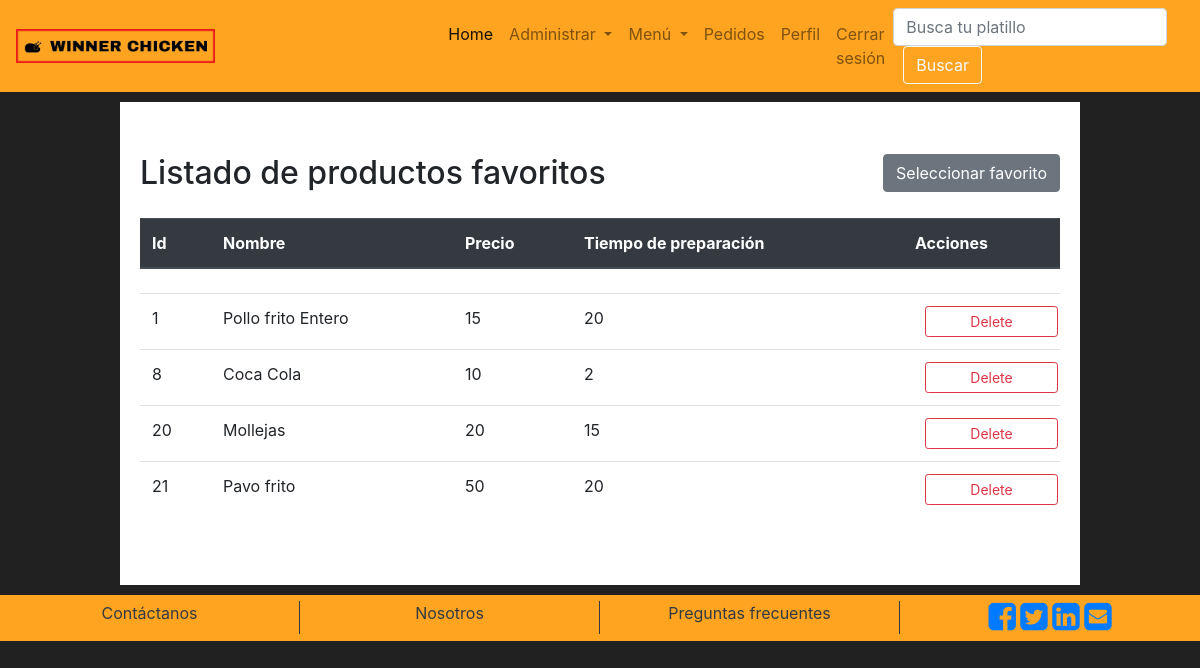
/platillosfav.php (signed in), run on the app's committed database.
### tables this page shows
CREATE TABLE `favoritos` (
  `id_favorito` int(11) NOT NULL,
  `id_platillo` int(11) NOT NULL,
  `tipo` enum('top','favorito') NOT NULL
);

CREATE TABLE `producto` (
  `id_producto` int(11) NOT NULL,
  `nombre` varchar(50) NOT NULL,
  `descripcion` varchar(1500) NOT NULL,
  `precio` int(11) NOT NULL,
  `tiempo_preparacion` int(11) NOT NULL,
  `imagen` longblob NOT NULL,
  `tipo_imagen` varchar(6) NOT NULL
);

### platillosfav.php (the view, shortened to what this page needs)
<!DOCTYPE html>
<html lang="en">
<head>
    <link rel="stylesheet" href="https://stackpath.bootstrapcdn.com/bootstrap/4.4.1/css/bootstrap.min.css">
    <link rel="stylesheet" href="https://cdnjs.cloudflare.com/ajax/libs/font-awesome/4.7.0/css/font-awesome.min.css">
    <link rel="stylesheet" href="css/main.css">
</head>
<body>
<?php
          include "header.php"
            ?>
  <div >
    <div class="register">
    <div class="padd">
    <h2 class=" float-left">Listado de productos favoritos</h2>
      <a class="btn btn-secondary float-right" href="updateF.php"> Seleccionar favorito</a>
    </div>
      <div class="adapt-table padd">
      <table class="table">
          <thead class="thead-dark">
            <tr>
              <th >Id </th>
              <th >Nombre</th>
              <th >Precio</th>
              <th >Tiempo de preparación</th>
              <th> Acciones</th>
            </tr>
          </thead>
          <tbody>
              <th scope="row">
              </th>
              <?php
                  include "php/conexion.php";
                  $stmt = $pdo->prepare('SELECT * FROM restaurante.favoritos INNER JOIN restaurante.producto on favoritos.id_platillo=producto.id_producto where tipo ="favorito"');
                  $stmt->execute();
                  $resultado=$stmt->fetchAll();
                  foreach($resultado as $fila):?>
              <tr>
              <td><?php echo $fila['id_producto'];?></td>
              <td><?php echo $fila['nombre'];?></td>
              <td><?php echo $fila['precio'];?></td>
              <td><?php echo $fila['tiempo_preparacion'];?></td>
              <td>
                <a href="delete.php?idF=<?php echo $fila['id_favorito']; ?>" class="btn btn-block btn-sm btn-outline-danger">Delete</a>
              </td>
            </tr>
            <?php endforeach ?>
          </tbody>
        </table>
        </div>
    </div>
  </div>
<?php
          include "footer.php"
            ?>
</body>
</html>

### css/main.css (style rules this page uses)
.register { background-color: white; padding: 20px; margin: 10px; }
.btn { margin-left: 10px; }
.register { width: 80%; margin: 0 auto; margin-top: 10px; margin-bottom: 10px; }
body { background-color: #212121; }
.padd { padding-top: 2rem; padding-bottom: 2rem; }

### data on the page
favoritos: id_platillo.id_producto "1", id_platillo.nombre "Pollo frito Entero", id_platillo.precio "15", id_platillo.tiempo_preparacion "20"
favoritos: id_platillo.id_producto "8", id_platillo.nombre "Coca Cola", id_platillo.precio "10", id_platillo.tiempo_preparacion "2"
favoritos: id_platillo.id_producto "20", id_platillo.nombre "Mollejas", id_platillo.precio "20", id_platillo.tiempo_preparacion "15"
favoritos: id_platillo.id_producto "21", id_platillo.nombre "Pavo frito", id_platillo.precio "50", id_platillo.tiempo_preparacion "20"
